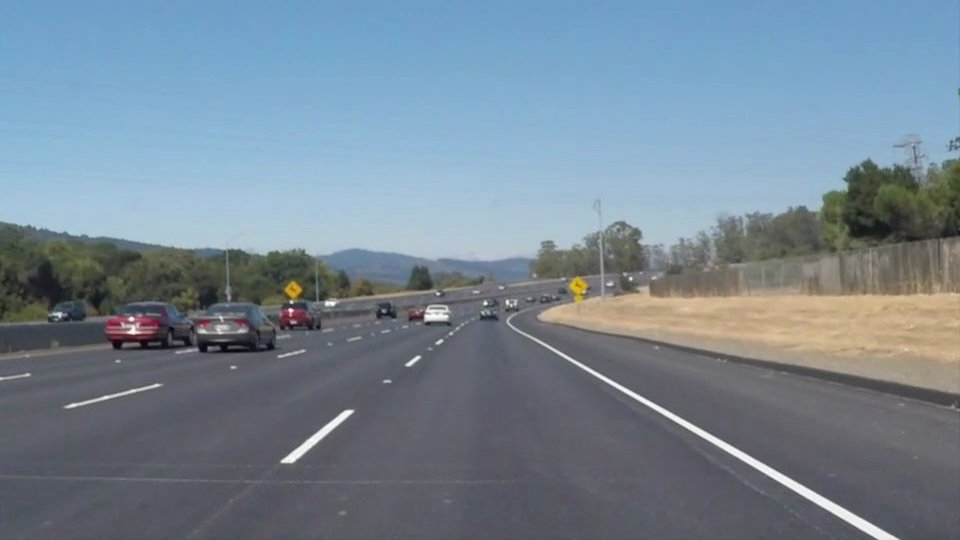
#> input picture test_images/solidWhiteCurve.jpg, 960 x 540 px
$ jupyter execute 'Finding Lane Lines (Image).ipynb'   (shell and % lines are left out)
#> lines starting #> are read from the running program, lines starting #| are printed output that depends on the picture; after the words box and inside, x2 and y2 are one past the last pixel; in counts of white or black regions, pixels touching at a corner belong together
# Finding Lane Lines

## Import Packages

[cell 1]
#importing some useful packages
import matplotlib.pyplot as plt
import matplotlib.image as mpimg
import numpy as np
import cv2
import math

## Helper Functions

[cell 2]
def grayscale(img):
    """Applies the Grayscale transform
    This will return an image with only one color channel
    but NOTE: to see the returned image as grayscale
    (assuming your grayscaled image is called 'gray')
    you should call plt.imshow(gray, cmap='gray')"""
    return cv2.cvtColor(img, cv2.COLOR_RGB2GRAY)
    # Or use BGR2GRAY if you read an image with cv2.imread()
    # return cv2.cvtColor(img, cv2.COLOR_BGR2GRAY)

def canny(img, low_threshold, high_threshold):
    """Applies the Canny transform"""
    return cv2.Canny(img, low_threshold, high_threshold)

def gaussian_blur(img, kernel_size):
    """Applies a Gaussian Noise kernel"""
    return cv2.GaussianBlur(img, (kernel_size, kernel_size), 0)

def region_of_interest(img, vertices):
    """
    Applies an image mask.

    Only keeps the region of the image defined by the polygon
    formed from `vertices`. The rest of the image is set to black.
    """
    #defining a blank mask to start with
    mask = np.zeros_like(img)

    #defining a 3 channel or 1 channel color to fill the mask with depending on the input image
    if len(img.shape) > 2:
        channel_count = img.shape[2]  # i.e. 3 or 4 depending on your image
        ignore_mask_color = (255,) * channel_count
    else:
        ignore_mask_color = 255

    #filling pixels inside the polygon defined by "vertices" with the fill color
    cv2.fillPoly(mask, vertices, ignore_mask_color)

    #returning the image only where mask pixels are nonzero
    masked_image = cv2.bitwise_and(img, mask)
    return masked_image


def draw_lines(img, lines, color=[255, 0, 0], thickness=2):
    """
    NOTE: this is the function you might want to use as a starting point once you want to
    average/extrapolate the line segments you detect to map out the full
    extent of the lane (going from the result shown in raw-lines-example.mp4
    to that shown in P1_example.mp4).

    Think about things like separating line segments by their
    slope ((y2-y1)/(x2-x1)) to decide which segments are part of the left
    line vs. the right line.  Then, you can average the position of each of
    the lines and extrapolate to the top and bottom of the lane.

    This function draws `lines` with `color` and `thickness`.
    Lines are drawn on the image inplace (mutates the image).
    If you want to make the lines semi-transparent, think about combining
    this function with the weighted_img() function below
    """
    rightSlope = []
    rightLines = []
    leftSlope = []
    leftLines = []
    resultLines = []

    for line in lines:
        for x1,y1,x2,y2 in line:
            slope = (y2-y1)/(x2-x1)
            print (line,slope)
            if (slope > 0):
                rightSlope.append(slope)
                rightLines.append(line)
            else:
                leftSlope.append(slope)
                leftLines.append(line)

    AverageSlopeRight = sum(rightSlope)/len(rightSlope)
    AverageSlopeLeft = sum(leftSlope)/len(leftSlope)


    for line in rightLines:
        for x1,y1,x2,y2 in line:
            cv2.line(img, (int(y1/AverageSlopeRight), int(0)), (int(y1/AverageSlopeRight), int(y2)), color, thickness)

    for line in leftLines:
        for x1,y1,x2,y2 in line:
            cv2.line(img, (int(y1/AverageSlopeLeft), int(0)), (int(y1/AverageSlopeLeft), int(y2)), color, thickness)
    '''
    for line in lines:
        for x1,y1,x2,y2 in line:
            cv2.line(img, (x1, y1), (x2, y2), color, thickness)
    '''

def hough_lines(img, rho, theta, threshold, min_line_len, max_line_gap):
    """
    `img` should be the output of a Canny transform.

    Returns an image with hough lines drawn.
    """
    lines = cv2.HoughLinesP(img, rho, theta, threshold, np.array([]), minLineLength=min_line_len, maxLineGap=max_line_gap)
    line_img = np.zeros((img.shape[0], img.shape[1], 3), dtype=np.uint8)
    draw_lines(line_img, lines)
    return line_img,lines

# Python 3 has support for cool math symbols.

# [13 lines left out: function weighted_img, not called in this run]

## Read an Image

[cell 3]
'''
solidWhiteCurve.jpg -->
solidWhiteRight.jpg --> Done
solidYellowCurve.jpg --> Done
solidYellowCurve2.jpg --> Done
solidYellowLeft.jpg --> Done
whiteCarLaneSwitch.jpg --> Done
'''
#reading in an image
image = mpimg.imread('test_images/solidWhiteCurve.jpg')
#> image is the input picture: shape (540, 960, 3); mean R, G, B 118.5, 134.5, 148.1

#printing out some stats and plotting
print('This image is:', type(image), 'with dimensions:', image.shape)
#| This image is: <class 'numpy.ndarray'> with dimensions: (540, 960, 3)
plt.imshow(image)

[cell 4]
#Transform colored image to gray scale
grayImage = grayscale(image)
#> in grayscale, `return cv2.cvtColor(img, cv2.COLOR_RGB2GRAY)`:
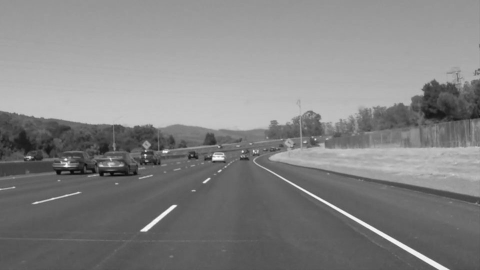
#> returned value: shape (540, 960) (shown at 1/2 size); min 5, max 255, mean 131.2

#printing out some stats and plotting
print('This image is:', type(grayImage), 'with dimensions:', grayImage.shape)
#| This image is: <class 'numpy.ndarray'> with dimensions: (540, 960)
plt.imshow(grayImage,cmap='gray')

## Image Smoothing

[cell 5]
#Apply Gaussian Blur to smooth the image
smoothImage = gaussian_blur(grayImage,3)

#printing out some stats and plotting
print('This image is:', type(smoothImage), 'with dimensions:', smoothImage.shape)
#| This image is: <class 'numpy.ndarray'> with dimensions: (540, 960)
plt.imshow(smoothImage,cmap='gray')

## Canny Edge Detection

[cell 6]
lowThreshold = 50
highThreshold = 150
cannyEdges = canny(smoothImage, lowThreshold, highThreshold)
#> in canny, `return cv2.Canny(img, low_threshold, high_threshold)`:
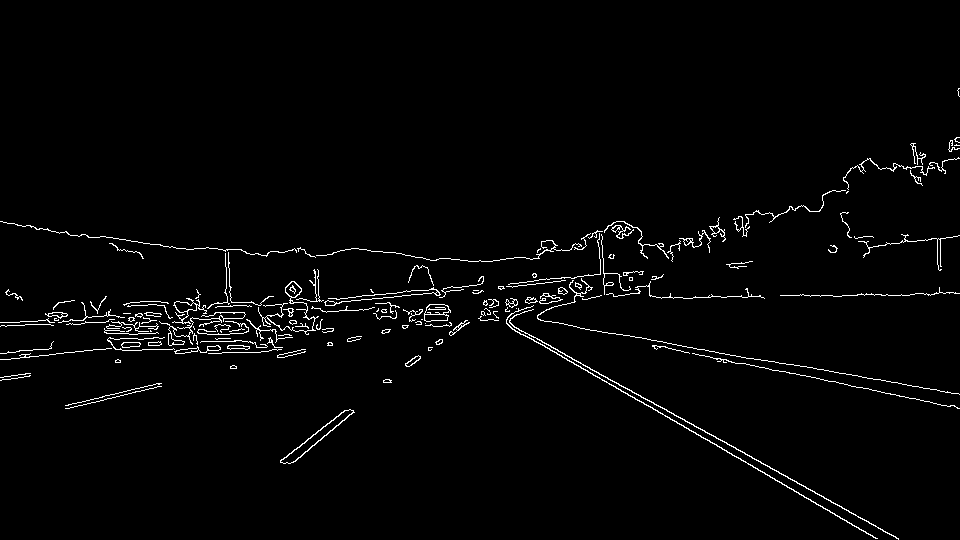
#> returned value: shape (540, 960); 2.1% white in thin lines or dots, all inside (x1, y1, x2, y2) = (0, 88, 960, 540)

#printing out some stats and plotting
print('This image is:', type(cannyEdges), 'with dimensions:', cannyEdges.shape)
#| This image is: <class 'numpy.ndarray'> with dimensions: (540, 960)
plt.imshow(cannyEdges,cmap='gray')

## Region of Interest Masking

[cell 7]
#Apply a four sided polygon mask
imshape = image.shape
upperLeft = (440, 330)
upperRight = (520, 330)
lowerLeft = (0,imshape[0])
lowerRight = (imshape[1],imshape[0])
vertices = np.array([[lowerLeft,upperLeft, upperRight, lowerRight]], dtype=np.int32)
maskedEdges = region_of_interest(cannyEdges,vertices)
#> in region_of_interest, `cv2.fillPoly(mask, vertices, ignore_mask_color)`:
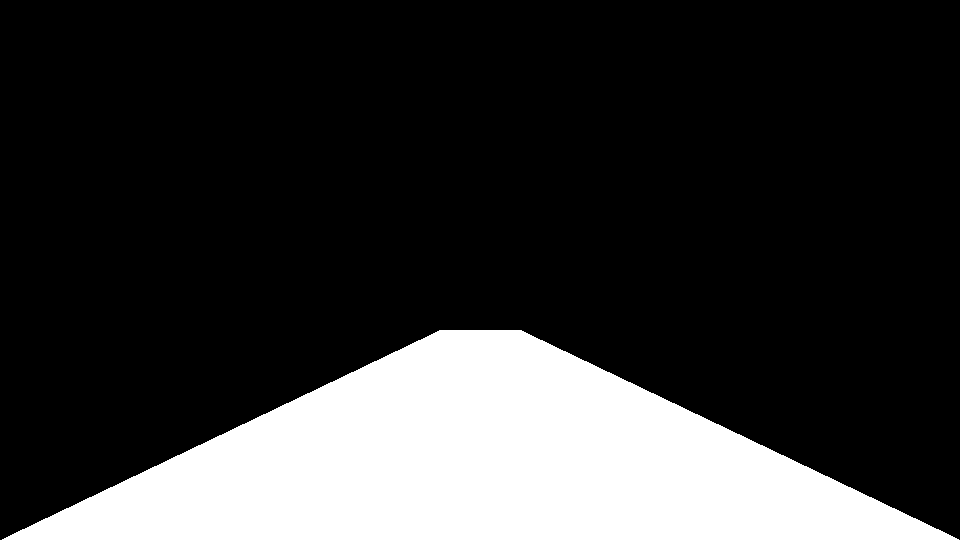
#> mask: shape (540, 960); 21.1% white; 1 white region, box (x1, y1, x2, y2) and area: (2, 330, 959, 540) 109219
#> in region_of_interest, `masked_image = cv2.bitwise_and(img, mask)`:
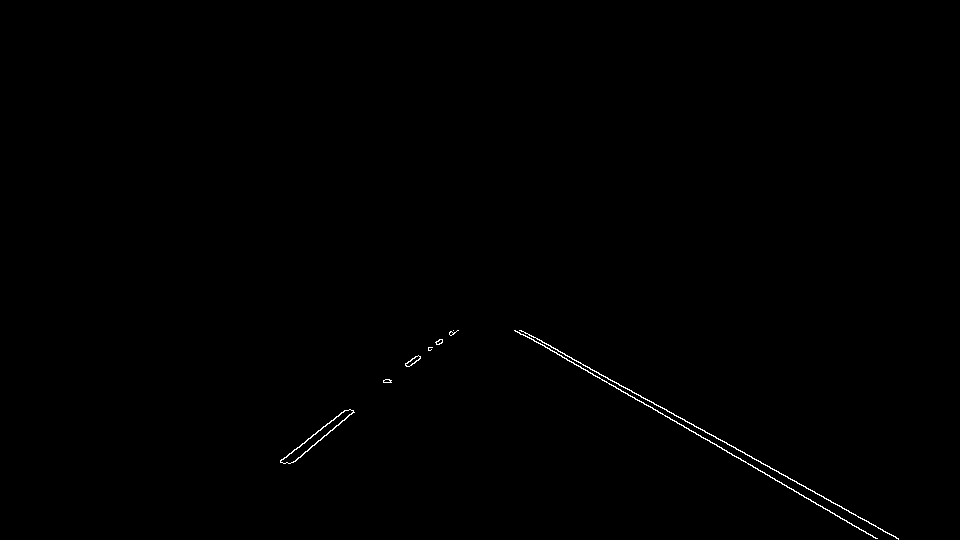
#> masked_image: shape (540, 960); 0.29% white in thin lines or dots, all inside (x1, y1, x2, y2) = (280, 330, 899, 540)

#printing out some stats and plotting
print('This image is:', type(maskedEdges), 'with dimensions:', maskedEdges.shape)
#| This image is: <class 'numpy.ndarray'> with dimensions: (540, 960)
plt.imshow(maskedEdges,cmap = 'gray')

## Hough Transform : Lines

[cell 8]
# Define the Hough transform parameters
rho = 2 # distance resolution in pixels of the Hough grid
theta = np.pi/180 # angular resolution in radians of the Hough grid
threshold = 40    # minimum number of votes (intersections in Hough grid cell)
minLineLength = 10 #minimum number of pixels making up a line
maxLineGap = 5  # maximum gap in pixels between connectable line segments

# Run Hough on edge detected image
# Iterate over the output "lines" and draw lines on a blank image
linesImage,lines = hough_lines(maskedEdges, rho, theta, threshold,minLineLength, maxLineGap)
#> in hough_lines, `lines = cv2.HoughLinesP(img, rho, theta, threshold, np.array([]), minL..`: lines = 22 rows, first 6: [765, 474, 875, 538], [520, 330, 660, 407], [562, 357, 606, 381], [824, 498, 898, 538], [292, 462, 353, 411], [724, 441, 819, 495]
#> the loop in draw_lines, `for line in lines:` made 22 passes
#> (printed output is left out)
#> after the loop in draw_lines, `for line in lines:`: leftLines = [[[292, 462, 353, 411]], [[293, 450, 333, 420]], [[331, 420, 345, 410]], [[280, 461, 310, 438]], [[313, 434, 339, 415]], [[428, 350, 442, 339]], [[430, 350, 442, 341]], [[408, 366, 420, 357]], [[428, 348, 441, 339]]]; leftSlope = [-0.836, -0.75, -0.714, -0.767, -0.731, -0.786, -0.75, -0.75, -0.692]; rightLines = 13 items, first 6: [[765, 474, 875, 538]], [[520, 330, 660, 407]], [[562, 357, 606, 381]], [[824, 498, 898, 538]], [[724, 441, 819, 495]], [[658, 412, 745, 461]]; rightSlope = [0.582, 0.55, 0.545, 0.541, 0.568, 0.563, 0.56, 0.541, 0.564, 0.553, 0.56, 0.56, 0.569]
#> in draw_lines, `AverageSlopeRight = sum(rightSlope)/len(rightSlope)`: AverageSlopeRight = 0.558
#> in draw_lines, `AverageSlopeLeft = sum(leftSlope)/len(leftSlope)`: AverageSlopeLeft = -0.753
#> the loop in draw_lines, `for line in rightLines:` made 13 passes
#> after the loop in draw_lines, `for line in rightLines:`:
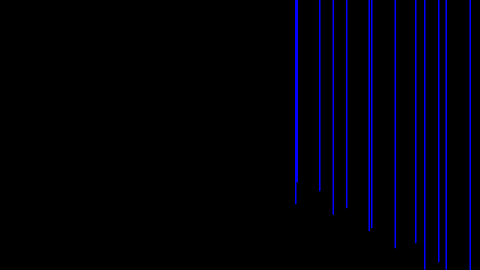
#> img: shape (540, 960, 3) (shown at 1/2 size); mean of channels 0, 1, 2 8.9, 0, 0; drawn as B, G, R
#> the loop in draw_lines, `for line in leftLines:` made 9 passes

# Create a "color" binary image to combine with line image
colorEdges = np.dstack((cannyEdges, cannyEdges, cannyEdges))

# Draw the lines on the edge image
linesEdges = cv2.addWeighted(colorEdges, 0.8, linesImage, 1, 0)
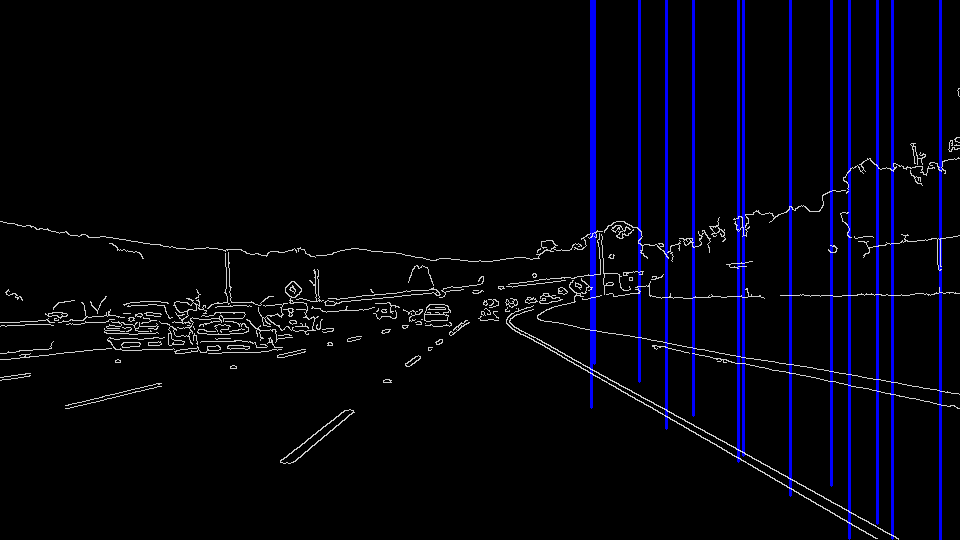
#> linesEdges: shape (540, 960, 3); mean of channels 0, 1, 2 13, 4.2, 4.2; drawn as B, G, R
plt.imshow(linesEdges)

$ run again, with test_images/frame1.jpg copied over test_images/solidWhiteCurve.jpg
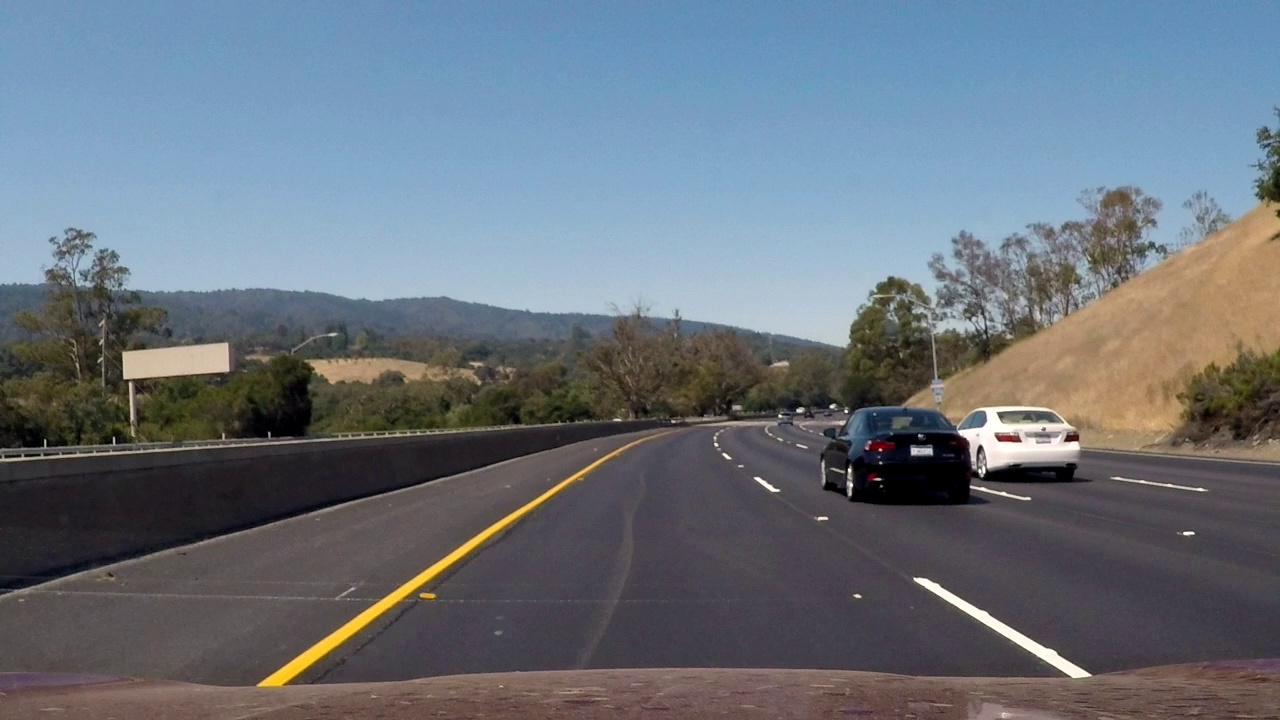
#> input picture test_images/frame1.jpg, 1280 x 720 px
#> image is the input picture: shape (720, 1280, 3); mean R, G, B 105.5, 114.1, 123.6
#| This image is: <class 'numpy.ndarray'> with dimensions: (720, 1280, 3)
#| This image is: <class 'numpy.ndarray'> with dimensions: (720, 1280)
#| This image is: <class 'numpy.ndarray'> with dimensions: (720, 1280)
#| This image is: <class 'numpy.ndarray'> with dimensions: (720, 1280)
#> mask: shape (720, 1280); 28.8% white; 1 white region, box (x1, y1, x2, y2) and area: (1, 330, 1280, 720) 265410
#> masked_image: shape (720, 1280); 0.75% white in thin lines or dots, all inside (x1, y1, x2, y2) = (166, 360, 1279, 720)
#| This image is: <class 'numpy.ndarray'> with dimensions: (720, 1280)
#> in hough_lines, `lines = cv2.HoughLinesP(img, rho, theta, threshold, np.array([]), minL..`: lines = 169 rows, first 6: [286, 682, 503, 525], [253, 686, 509, 514], [941, 587, 981, 610], [792, 669, 839, 669], [589, 420, 647, 416], [607, 668, 618, 668]
#> the loop in draw_lines, `for line in lines:` made 169 passes
#> (printed output is left out)
#> after the loop in draw_lines, `for line in lines:`: leftLines = 109 items, first 6: [[286, 682, 503, 525]], [[253, 686, 509, 514]], [[792, 669, 839, 669]], [[589, 420, 647, 416]], [[607, 668, 618, 668]], [[236, 686, 264, 686]]; leftSlope = 109 values, max 0 at index 2, min -0.724 at index 0, mean -0.158; rightLines = 60 items, first 6: [[941, 587, 981, 610]], [[954, 604, 1009, 639]], [[1048, 648, 1093, 675]], [[982, 703, 1004, 704]], [[714, 445, 730, 456]], [[913, 579, 968, 614]]; rightSlope = 60 values, max 0.706 at index 17, min 0.0455 at index 3, mean 0.331
#> AverageSlopeRight = 0.331
#> AverageSlopeLeft = -0.158
#> the loop in draw_lines, `for line in rightLines:` made 60 passes
#> after the loop in draw_lines, `for line in rightLines:`:
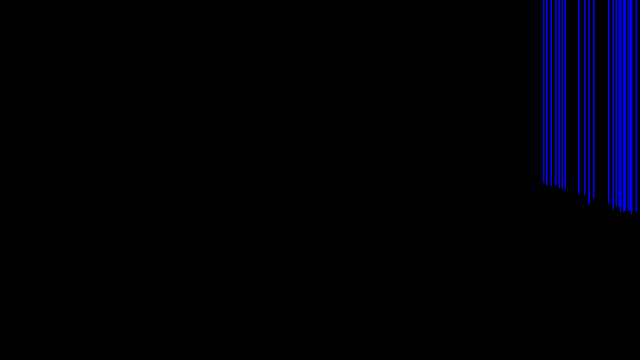
#> img: shape (720, 1280, 3) (shown at 1/2 size); mean of channels 0, 1, 2 7.3, 0, 0; drawn as B, G, R
#> the loop in draw_lines, `for line in leftLines:` made 109 passes
#> colorEdges: shape (720, 1280, 3); 3% white in thin lines or dots, all inside (x1, y1, x2, y2) = (0, 106, 1280, 720)
#> `linesEdges = cv2.addWeighted(colorEdges, 0.8, linesImage, 1, 0)`:
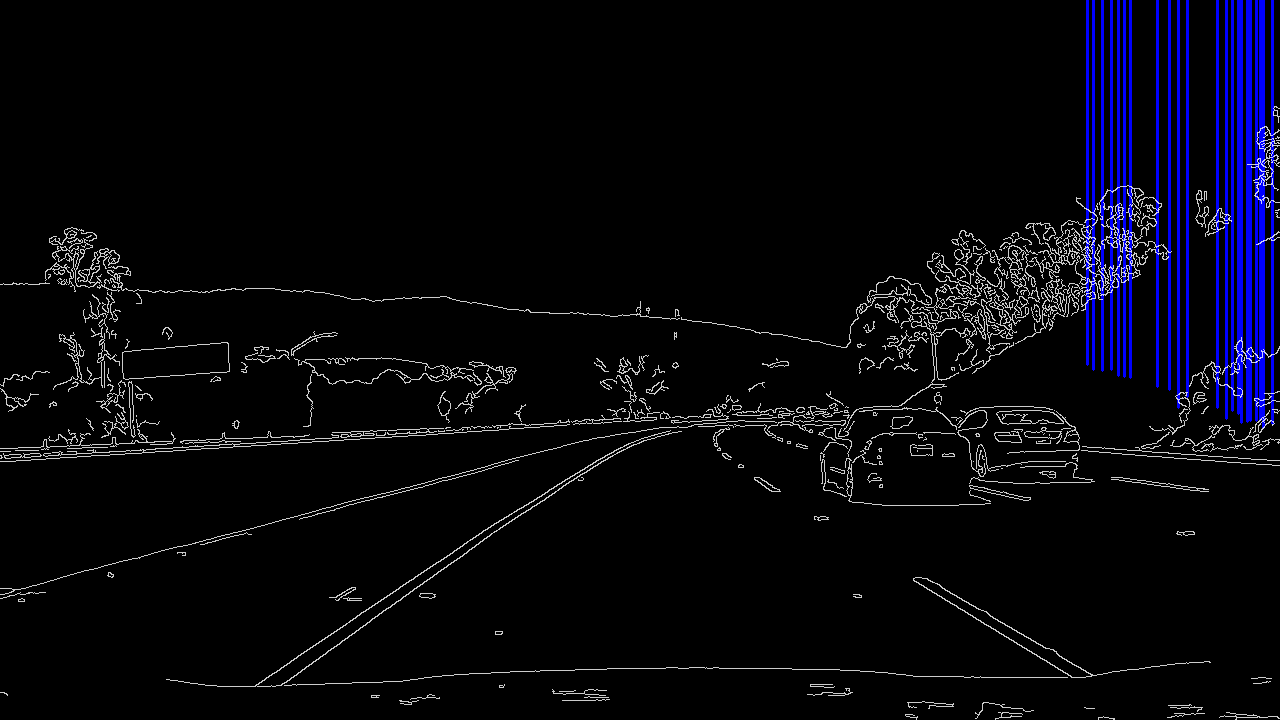
#> linesEdges: shape (720, 1280, 3); mean of channels 0, 1, 2 13.2, 6.1, 6.1; drawn as B, G, R
